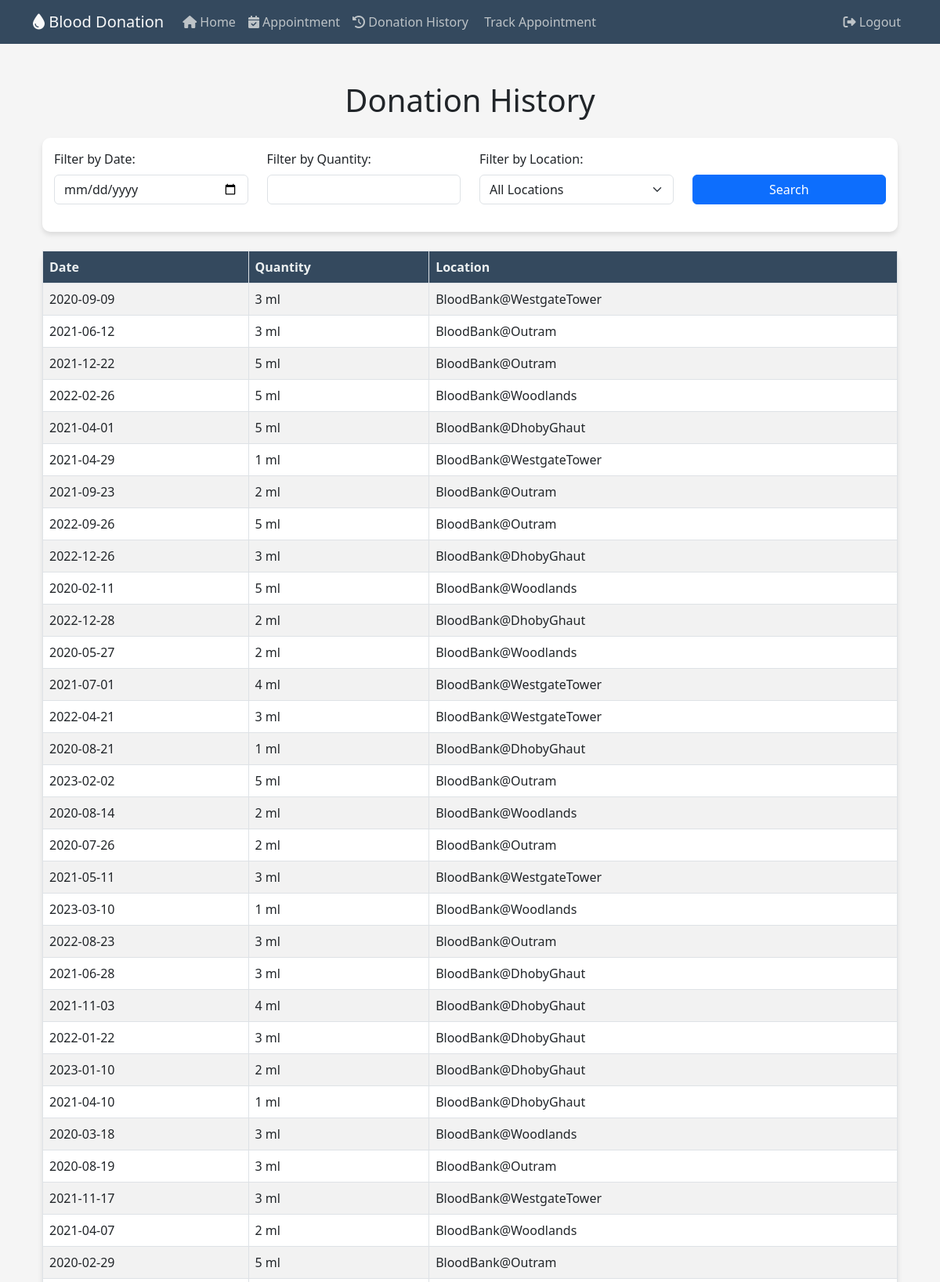
Screenshot of /donationhistory (signed in, upper part) with the database file from the repository.
### website/models.py (models this page shows)
class Donations(db.Model):
    DonationID = db.Column(db.Integer, primary_key=True, autoincrement=True)
    DonorID = db.Column(db.Integer, db.ForeignKey('donors.DonorID'))
    DonationDate = db.Column(db.Date, nullable=False)
    Quantity = db.Column(db.Integer, nullable=False)
    Location = db.Column(db.String(50), nullable=False)

### website/views.py (the view)
@views.route('/donationhistory')
def donationhistory():
    logged_in_user_email = session['email']
    user = Users.get_by_email(logged_in_user_email)
    donor_id = user.donor.DonorID
    stmt = select(Donations.DonationDate, Donations.Quantity, Donations.Location).where(Donations.DonorID == donor_id)
    result = db.session.execute(stmt)
    donations = result.fetchall()
    return render_template('donationhistory.html', donations=donations)

### website/models.py (called while the page is built)
    def get_by_email(email):
        return Users.query.filter_by(Email=email).first()

### website/templates/donationhistory.html (shortened to what this page needs)
{% extends "base.html" %}
{% block text %}
<div class="container my-5">
    <h1 class="mb-4">Donation History</h1>
    <div class="form-custom mb-4">
        <div class="row">
            <div class="col-md-3 filter-input">
                <label for="filter-date" class="form-label">Filter by Date:</label>
                <input type="date" class="form-control" id="filter-date">
            </div>
            <div class="col-md-3 filter-input">
                <label for="filter-quantity" class="form-label">Filter by Quantity:</label>
                <input type="number" class="form-control" id="filter-quantity">
            </div>
            <div class="col-md-3 filter-input">
                <label for="filter-location" class="form-label">Filter by Location:</label>
                <select class="form-select" id="filter-location">
                    <option value="">All Locations</option>
                </select>
            </div>
            <div class="col-md-3 filter-input d-flex align-items-end">
                <button class="btn btn-primary" id="search-btn">Search</button>
            </div>
        </div>
    </div>
    <table class="table table-striped table-bordered table-custom">
        <thead>
            <tr>
                <th>Date</th>
                <th>Quantity</th>
                <th>Location</th>
            </tr>
        </thead>
        <tbody>
            {% for donation in donations %}
                <tr>
                    <td>{{ donation[0] }}</td>
                    <td>{{ donation[1] }} ml</td>
                    <td>{{ donation[2] }}</td>
                </tr>
            {% else %}
                <tr>
                    <td colspan="3" class="text-center">No donations available</td>
                </tr>
            {% endfor %}
        </tbody>
    </table>
</div>
{% endblock %}

### website/static/styles.css (style rules this page uses)
body { font-family: 'Poppins', sans-serif; background-color: #f5f5f5 !important; }
h1 { font-size: 36px; margin: 20px 0; text-align: center; color: #4a4a4a; }
.btn-primary { background-color: #007bff; border-color: #007bff; transition: background-color 0.3s, border-color 0.3s; }

### website/templates/donationhistory.html (style rules this page uses)
.table-custom { background-color: #fff; border-radius: 10px; box-shadow: 0 4px 6px rgba(0, 0, 0, 0.1); }
.table-custom thead th { background-color: #34495e; color: #ecf0f1; }
.form-custom { padding: 15px; background-color: #fff; border-radius: 10px; box-shadow: 0 4px 6px rgba(0, 0, 0, 0.1); }
.filter-input { margin-bottom: 20px; }
#search-btn { width: 100%; margin-top: 30px; }

### rows the page displays
Donations: DonationDate "2020-09-09", Quantity "3", Location "BloodBank@WestgateTower"
Donations: DonationDate "2021-06-12", Quantity "3", Location "BloodBank@Outram"
Donations: DonationDate "2021-12-22", Quantity "5", Location "BloodBank@Outram"
Donations: DonationDate "2022-02-26", Quantity "5", Location "BloodBank@Woodlands"
Donations: DonationDate "2021-04-01", Quantity "5", Location "BloodBank@DhobyGhaut"
Donations: DonationDate "2021-04-29", Quantity "1", Location "BloodBank@WestgateTower"
Donations: DonationDate "2021-09-23", Quantity "2", Location "BloodBank@Outram"
Donations: DonationDate "2022-09-26", Quantity "5", Location "BloodBank@Outram"
Donations: DonationDate "2022-12-26", Quantity "3", Location "BloodBank@DhobyGhaut"
Donations: DonationDate "2020-02-11", Quantity "5", Location "BloodBank@Woodlands"
Donations: DonationDate "2022-12-28", Quantity "2", Location "BloodBank@DhobyGhaut"
Donations: DonationDate "2020-05-27", Quantity "2", Location "BloodBank@Woodlands"
Donations: DonationDate "2021-07-01", Quantity "4", Location "BloodBank@WestgateTower"
Donations: DonationDate "2022-04-21", Quantity "3", Location "BloodBank@WestgateTower"
Donations: DonationDate "2020-08-21", Quantity "1", Location "BloodBank@DhobyGhaut"
Donations: DonationDate "2023-02-02", Quantity "5", Location "BloodBank@Outram"
Donations: DonationDate "2020-08-14", Quantity "2", Location "BloodBank@Woodlands"
Donations: DonationDate "2020-07-26", Quantity "2", Location "BloodBank@Outram"
Donations: DonationDate "2021-05-11", Quantity "3", Location "BloodBank@WestgateTower"
Donations: DonationDate "2023-03-10", Quantity "1", Location "BloodBank@Woodlands"
Donations: DonationDate "2022-08-23", Quantity "3", Location "BloodBank@Outram"
Donations: DonationDate "2021-06-28", Quantity "3", Location "BloodBank@DhobyGhaut"
Donations: DonationDate "2021-11-03", Quantity "4", Location "BloodBank@DhobyGhaut"
Donations: DonationDate "2022-01-22", Quantity "3", Location "BloodBank@DhobyGhaut"
Donations: DonationDate "2023-01-10", Quantity "2", Location "BloodBank@DhobyGhaut"
Donations: DonationDate "2021-04-10", Quantity "1", Location "BloodBank@DhobyGhaut"
Donations: DonationDate "2020-03-18", Quantity "3", Location "BloodBank@Woodlands"
Donations: DonationDate "2020-08-19", Quantity "3", Location "BloodBank@Outram"
Donations: DonationDate "2021-11-17", Quantity "3", Location "BloodBank@WestgateTower"
Donations: DonationDate "2021-04-07", Quantity "2", Location "BloodBank@Woodlands"
Donations: DonationDate "2020-02-29", Quantity "5", Location "BloodBank@Outram"
